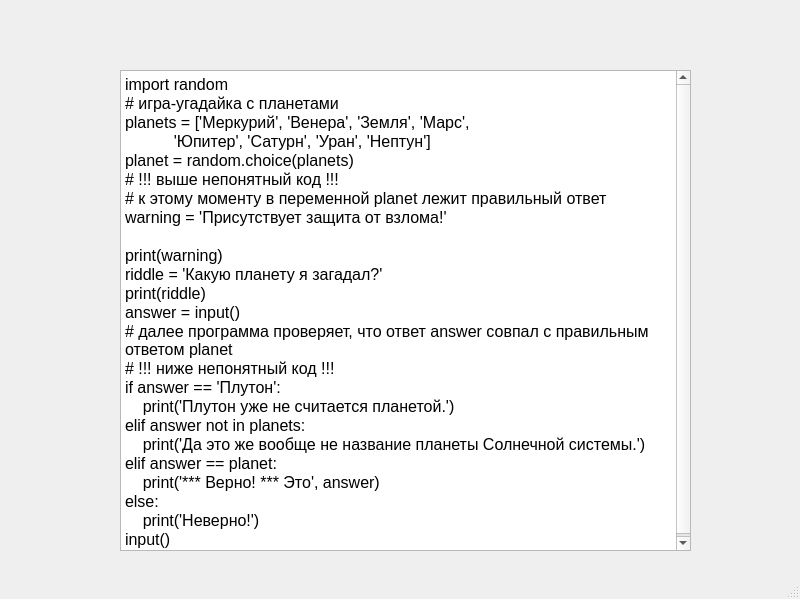
<?xml version="1.0" encoding="UTF-8"?>
<ui version="4.0">
 <class>MainWindow</class>
 <widget class="QMainWindow" name="MainWindow">
  <property name="geometry">
   <rect>
    <x>0</x>
    <y>0</y>
    <width>800</width>
    <height>599</height>
   </rect>
  </property>
  <property name="windowTitle">
   <string>MainWindow</string>
  </property>
  <widget class="QWidget" name="centralwidget">
   <widget class="QTextBrowser" name="textBrowser">
    <property name="geometry">
     <rect>
      <x>120</x>
      <y>70</y>
      <width>571</width>
      <height>481</height>
     </rect>
    </property>
    <property name="styleSheet">
     <string notr="true">QWidget {
	font-size: 16pt;
}</string>
    </property>
    <property name="html">
     <string>&lt;!DOCTYPE HTML PUBLIC &quot;-//W3C//DTD HTML 4.0//EN&quot; &quot;http://www.w3.org/TR/REC-html40/strict.dtd&quot;&gt;
&lt;html&gt;&lt;head&gt;&lt;meta name=&quot;qrichtext&quot; content=&quot;1&quot; /&gt;&lt;style type=&quot;text/css&quot;&gt;
p, li { white-space: pre-wrap; }
&lt;/style&gt;&lt;/head&gt;&lt;body style=&quot; font-family:'MS Shell Dlg 2'; font-size:16pt; font-weight:400; font-style:normal;&quot;&gt;
&lt;p style=&quot; margin-top:12px; margin-bottom:0px; margin-left:0px; margin-right:0px; -qt-block-indent:0; text-indent:0px;&quot;&gt;&lt;span style=&quot; font-family:'Courier New'; font-size:12pt; color:#000000;&quot;&gt;import random&lt;/span&gt;&lt;/p&gt;
&lt;p style=&quot; margin-top:0px; margin-bottom:0px; margin-left:0px; margin-right:0px; -qt-block-indent:0; text-indent:0px;&quot;&gt;&lt;span style=&quot; font-family:'Courier New'; font-size:12pt; color:#000000;&quot;&gt;# игра-угадайка с планетами&lt;/span&gt;&lt;/p&gt;
&lt;p style=&quot; margin-top:0px; margin-bottom:0px; margin-left:0px; margin-right:0px; -qt-block-indent:0; text-indent:0px;&quot;&gt;&lt;span style=&quot; font-family:'Courier New'; font-size:12pt; color:#000000;&quot;&gt;planets = ['Меркурий', 'Венера', 'Земля', 'Марс',&lt;/span&gt;&lt;/p&gt;
&lt;p style=&quot; margin-top:0px; margin-bottom:0px; margin-left:0px; margin-right:0px; -qt-block-indent:0; text-indent:0px;&quot;&gt;&lt;span style=&quot; font-family:'Courier New'; font-size:12pt; color:#000000;&quot;&gt;           'Юпитер', 'Сатурн', 'Уран', 'Нептун']&lt;/span&gt;&lt;/p&gt;
&lt;p style=&quot; margin-top:0px; margin-bottom:0px; margin-left:0px; margin-right:0px; -qt-block-indent:0; text-indent:0px;&quot;&gt;&lt;span style=&quot; font-family:'Courier New'; font-size:12pt; color:#000000;&quot;&gt;planet = random.choice(planets)&lt;/span&gt;&lt;/p&gt;
&lt;p style=&quot; margin-top:0px; margin-bottom:0px; margin-left:0px; margin-right:0px; -qt-block-indent:0; text-indent:0px;&quot;&gt;&lt;span style=&quot; font-family:'Courier New'; font-size:12pt; color:#000000;&quot;&gt;# !!! выше непонятный код !!!&lt;/span&gt;&lt;/p&gt;
&lt;p style=&quot; margin-top:0px; margin-bottom:0px; margin-left:0px; margin-right:0px; -qt-block-indent:0; text-indent:0px;&quot;&gt;&lt;span style=&quot; font-family:'Courier New'; font-size:12pt; color:#000000;&quot;&gt;# к этому моменту в переменной planet лежит правильный ответ&lt;/span&gt;&lt;/p&gt;
&lt;p style=&quot; margin-top:0px; margin-bottom:0px; margin-left:0px; margin-right:0px; -qt-block-indent:0; text-indent:0px;&quot;&gt;&lt;span style=&quot; font-family:'Courier New'; font-size:12pt; color:#000000;&quot;&gt;warning = 'Присутствует защита от взлома!'&lt;/span&gt;&lt;/p&gt;
&lt;p style=&quot;-qt-paragraph-type:empty; margin-top:0px; margin-bottom:0px; margin-left:0px; margin-right:0px; -qt-block-indent:0; text-indent:0px; font-family:'Courier New'; font-size:12pt; color:#000000;&quot;&gt;&lt;br /&gt;&lt;/p&gt;
&lt;p style=&quot; margin-top:0px; margin-bottom:0px; margin-left:0px; margin-right:0px; -qt-block-indent:0; text-indent:0px;&quot;&gt;&lt;span style=&quot; font-family:'Courier New'; font-size:12pt; color:#000000;&quot;&gt;print(warning)&lt;/span&gt;&lt;/p&gt;
&lt;p style=&quot; margin-top:0px; margin-bottom:0px; margin-left:0px; margin-right:0px; -qt-block-indent:0; text-indent:0px;&quot;&gt;&lt;span style=&quot; font-family:'Courier New'; font-size:12pt; color:#000000;&quot;&gt;riddle = 'Какую планету я загадал?'&lt;/span&gt;&lt;/p&gt;
&lt;p style=&quot; margin-top:0px; margin-bottom:0px; margin-left:0px; margin-right:0px; -qt-block-indent:0; text-indent:0px;&quot;&gt;&lt;span style=&quot; font-family:'Courier New'; font-size:12pt; color:#000000;&quot;&gt;print(riddle)&lt;/span&gt;&lt;/p&gt;
&lt;p style=&quot; margin-top:0px; margin-bottom:0px; margin-left:0px; margin-right:0px; -qt-block-indent:0; text-indent:0px;&quot;&gt;&lt;span style=&quot; font-family:'Courier New'; font-size:12pt; color:#000000;&quot;&gt;answer = input()&lt;/span&gt;&lt;/p&gt;
&lt;p style=&quot; margin-top:0px; margin-bottom:0px; margin-left:0px; margin-right:0px; -qt-block-indent:0; text-indent:0px;&quot;&gt;&lt;span style=&quot; font-family:'Courier New'; font-size:12pt; color:#000000;&quot;&gt;# далее программа проверяет, что ответ answer совпал с правильным ответом planet&lt;/span&gt;&lt;/p&gt;
&lt;p style=&quot; margin-top:0px; margin-bottom:0px; margin-left:0px; margin-right:0px; -qt-block-indent:0; text-indent:0px;&quot;&gt;&lt;span style=&quot; font-family:'Courier New'; font-size:12pt; color:#000000;&quot;&gt;# !!! ниже непонятный код !!!&lt;/span&gt;&lt;/p&gt;
&lt;p style=&quot; margin-top:0px; margin-bottom:0px; margin-left:0px; margin-right:0px; -qt-block-indent:0; text-indent:0px;&quot;&gt;&lt;span style=&quot; font-family:'Courier New'; font-size:12pt; color:#000000;&quot;&gt;if answer == 'Плутон':&lt;/span&gt;&lt;/p&gt;
&lt;p style=&quot; margin-top:0px; margin-bottom:0px; margin-left:0px; margin-right:0px; -qt-block-indent:0; text-indent:0px;&quot;&gt;&lt;span style=&quot; font-family:'Courier New'; font-size:12pt; color:#000000;&quot;&gt;    print('Плутон уже не считается планетой.')&lt;/span&gt;&lt;/p&gt;
&lt;p style=&quot; margin-top:0px; margin-bottom:0px; margin-left:0px; margin-right:0px; -qt-block-indent:0; text-indent:0px;&quot;&gt;&lt;span style=&quot; font-family:'Courier New'; font-size:12pt; color:#000000;&quot;&gt;elif answer not in planets:&lt;/span&gt;&lt;/p&gt;
&lt;p style=&quot; margin-top:0px; margin-bottom:0px; margin-left:0px; margin-right:0px; -qt-block-indent:0; text-indent:0px;&quot;&gt;&lt;span style=&quot; font-family:'Courier New'; font-size:12pt; color:#000000;&quot;&gt;    print('Да это же вообще не название планеты Солнечной системы.')&lt;/span&gt;&lt;/p&gt;
&lt;p style=&quot; margin-top:0px; margin-bottom:0px; margin-left:0px; margin-right:0px; -qt-block-indent:0; text-indent:0px;&quot;&gt;&lt;span style=&quot; font-family:'Courier New'; font-size:12pt; color:#000000;&quot;&gt;elif answer == planet:&lt;/span&gt;&lt;/p&gt;
&lt;p style=&quot; margin-top:0px; margin-bottom:0px; margin-left:0px; margin-right:0px; -qt-block-indent:0; text-indent:0px;&quot;&gt;&lt;span style=&quot; font-family:'Courier New'; font-size:12pt; color:#000000;&quot;&gt;    print('*** Верно! *** Это', answer)&lt;/span&gt;&lt;/p&gt;
&lt;p style=&quot; margin-top:0px; margin-bottom:0px; margin-left:0px; margin-right:0px; -qt-block-indent:0; text-indent:0px;&quot;&gt;&lt;span style=&quot; font-family:'Courier New'; font-size:12pt; color:#000000;&quot;&gt;else:&lt;/span&gt;&lt;/p&gt;
&lt;p style=&quot; margin-top:0px; margin-bottom:0px; margin-left:0px; margin-right:0px; -qt-block-indent:0; text-indent:0px;&quot;&gt;&lt;span style=&quot; font-family:'Courier New'; font-size:12pt; color:#000000;&quot;&gt;    print('Неверно!')&lt;/span&gt;&lt;/p&gt;
&lt;p style=&quot; margin-top:0px; margin-bottom:12px; margin-left:0px; margin-right:0px; -qt-block-indent:0; text-indent:0px;&quot;&gt;&lt;span style=&quot; font-family:'Courier New'; font-size:12pt; color:#000000;&quot;&gt;input()&lt;/span&gt;&lt;/p&gt;&lt;/body&gt;&lt;/html&gt;</string>
    </property>
   </widget>
  </widget>
  <widget class="QMenuBar" name="menubar">
   <property name="geometry">
    <rect>
     <x>0</x>
     <y>0</y>
     <width>800</width>
     <height>21</height>
    </rect>
   </property>
  </widget>
  <widget class="QStatusBar" name="statusbar"/>
 </widget>
 <resources/>
 <connections/>
</ui>
